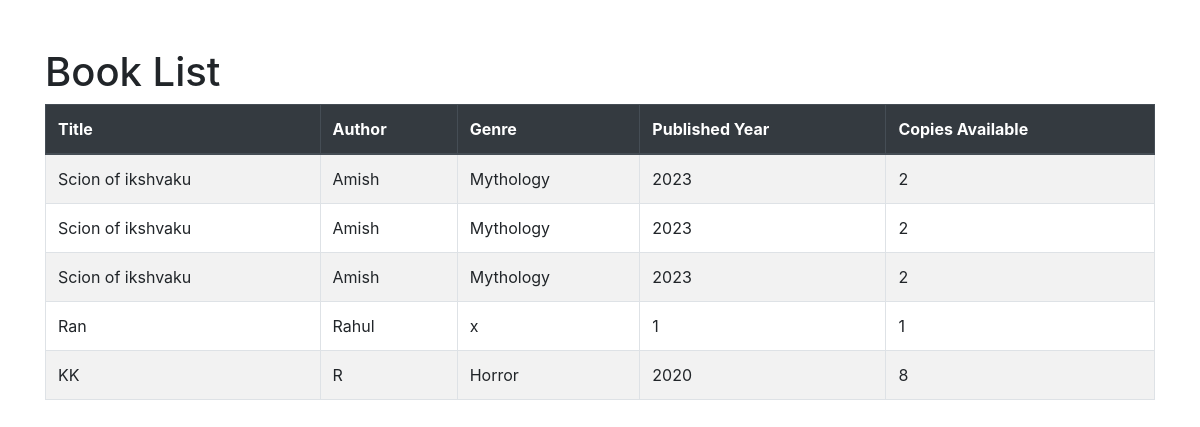
Screenshot of /libraryapp/books/ with the database file from the repository.
### libraryapp/models.py (models this page shows, shortened)
class Book(models.Model):
    isbn = models.CharField(primary_key=True, max_length=13)
    title = models.CharField(max_length=200)
    author = models.ForeignKey(Author, on_delete=models.CASCADE)
    genre = models.CharField(max_length=100)
    published_year = models.IntegerField()
    copies_available = models.IntegerField()

class Author(models.Model):
    author_id = models.AutoField(primary_key=True)
    author_name = models.CharField(max_length=100)

### libraryapp/views.py (the view)
# urls.py: path('books/', views.book_list, name='book_list'),
def book_list(request):
    books = Book.objects.all()
    return render(request, 'book_list.html', {'books': books})

### libraryapp/templates/book_list.html (shortened to what this page needs)
<!DOCTYPE html>
<html>
<head>
    <link rel="stylesheet" href="https://stackpath.bootstrapcdn.com/bootstrap/4.5.2/css/bootstrap.min.css">
</head>
<body>
    <div class="container mt-5">
        <h1>Book List</h1>
        <div class="table-responsive">
            <table class="table table-bordered table-striped">
                <thead class="thead-dark">
                    <tr>
                        <th>Title</th>
                        <th>Author</th>
                        <th>Genre</th>
                        <th>Published Year</th>
                        <th>Copies Available</th>
                    </tr>
                </thead>
                <tbody>
                    {% for book in books %}
                    <tr>
                        <td>{{ book.title }}</td>
                        <td>{{ book.author.author_name }}</td>
                        <td>{{ book.genre }}</td>
                        <td>{{ book.published_year }}</td>
                        <td>{{ book.copies_available }}</td>
                    </tr>
                    {% endfor %}
                </tbody>
            </table>
        </div>
    </div>
</body>
</html>

### rows the page displays
Book: title "Scion of ikshvaku", author.author_name "Amish", genre "Mythology", published_year "2023", copies_available "2"
Book: title "Scion of ikshvaku", author.author_name "Amish", genre "Mythology", published_year "2023", copies_available "2"
Book: title "Scion of ikshvaku", author.author_name "Amish", genre "Mythology", published_year "2023", copies_available "2"
Book: title "Ran", author.author_name "Rahul", genre "x", published_year "1", copies_available "1"
Book: title "KK", author.author_name "R", genre "Horror", published_year "2020", copies_available "8"
